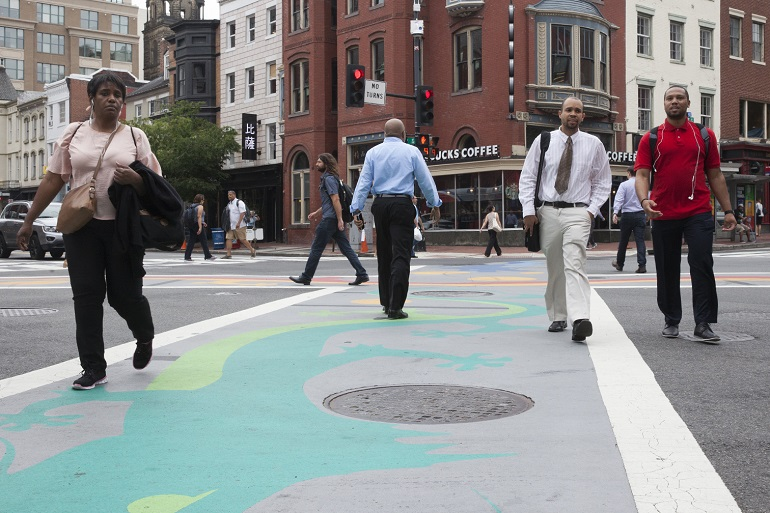
#> input picture p.jpg, 770 x 513 px
$ python peopledetect.py p.jpg
#> lines starting #> are read from the running program, lines starting #| are printed output that depends on the picture; after the words box and inside, x2 and y2 are one past the last pixel; in counts of white or black regions, pixels touching at a corner belong together
#!/usr/bin/env python

'''
example to detect upright people in images using HOG features

Usage:
    peopledetect.py <image_names>

Press any key to continue, ESC to stop.
'''

# Python 2/3 compatibility
from __future__ import print_function

import numpy as np
import cv2
from firebase import firebase

def inside(r, q):
    rx, ry, rw, rh = r
    qx, qy, qw, qh = q
    return rx > qx and ry > qy and rx + rw < qx + qw and ry + rh < qy + qh


def draw_detections(img, rects, thickness = 1):
    for x, y, w, h in rects:
        # the HOG detector returns slightly larger rectangles than the real objects.
        # so we slightly shrink the rectangles to get a nicer output.
        pad_w, pad_h = int(0.15*w), int(0.05*h)
        cv2.rectangle(img, (x+pad_w, y+pad_h), (x+w-pad_w, y+h-pad_h), (0, 255, 0), thickness)


if __name__ == '__main__':
    import sys
    from glob import glob
    import itertools as it

    print(__doc__)

    hog = cv2.HOGDescriptor()
    hog.setSVMDetector( cv2.HOGDescriptor_getDefaultPeopleDetector() )

    default = ['p.jpg'] if len(sys.argv[1:]) == 0 else []

    for fn in it.chain(*map(glob, default + sys.argv[1:])):
        print(fn, ' - ',)
        try:
            img = cv2.imread(fn)
#> img is the input picture: shape (513, 770, 3); mean B, G, R 135.6, 135.5, 135
            if img is None:
                print('Failed to load image file:', fn)
                continue
        except:
            print('loading error')
            continue

        found, w = hog.detectMultiScale(img, winStride=(8,8), padding=(32,32), scale=1.05)
#> found = [[336, 119, 117, 234], [451, 124, 81, 161], [487, 53, 164, 329], [599, 59, 165, 330], [0, 17, 206, 436]]; w = [2.51, 0.515, 2.4, 2.6, 2.04]
        found_filtered = []
        for ri, r in enumerate(found):
            for qi, q in enumerate(found):
                if ri != qi and inside(r, q):
                    break
            else:
                found_filtered.append(r)
#> this loop made 5 passes
#> after the loop, found_filtered has the same summary as found
        draw_detections(img, found)
#> the loop in draw_detections, `for x, y, w, h in rects:` made 5 passes
#> (x, y, w, h, pad_w, pad_h) on passes 1 to 5: (336, 119, 117, 234, 17, 11), (451, 124, 81, 161, 12, 8), (487, 53, 164, 329, 24, 16), (599, 59, 165, 330, 24, 16), (0, 17, 206, 436, 30, 21)
#> after the loop in draw_detections, `for x, y, w, h in rects:`:
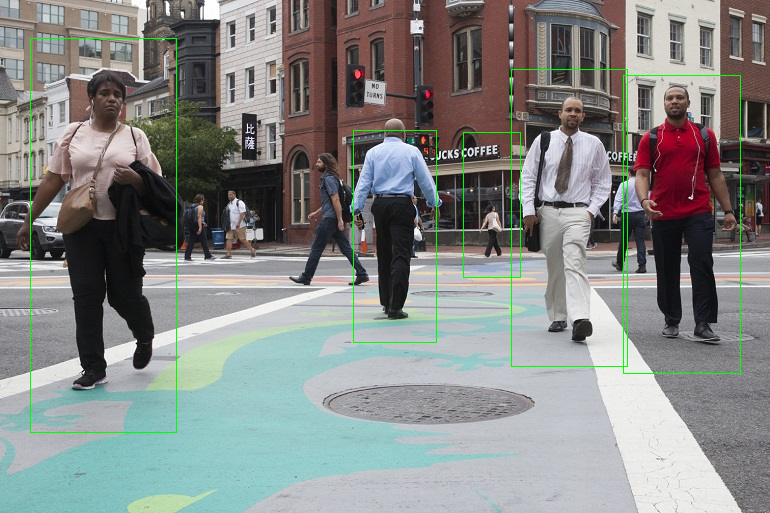
#> img: shape (513, 770, 3); 0.94% of pixels changed, all inside (x1, y1, x2, y2) = (30, 38, 741, 433)
        draw_detections(img, found_filtered, 3)
#> call 2 of draw_detections, with thickness = 3
#> the loop in draw_detections (call 2), `for x, y, w, h in rects:` made 5 passes
#> after the loop in draw_detections (call 2), `for x, y, w, h in rects:`:
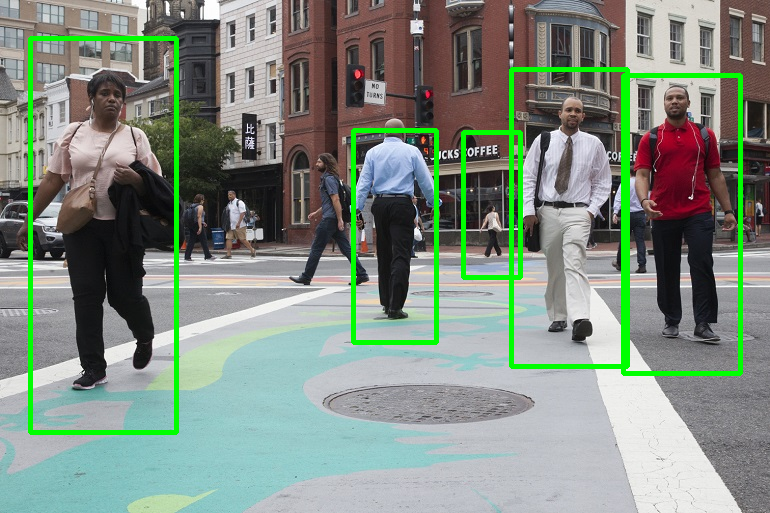
#> img: shape (513, 770, 3); 3.67% of pixels changed, all inside (x1, y1, x2, y2) = (28, 36, 743, 435)
        print('%d (%d) found' % (len(found_filtered), len(found)))
#| 5 (5) found
        cv2.imshow('img', img)
        ch = cv2.waitKey()
#> (key Esc is pressed here)
        if ch == 27:
            break
    cv2.destroyAllWindows()
#> (the run stopped early here; a loop or call above may not have finished)
